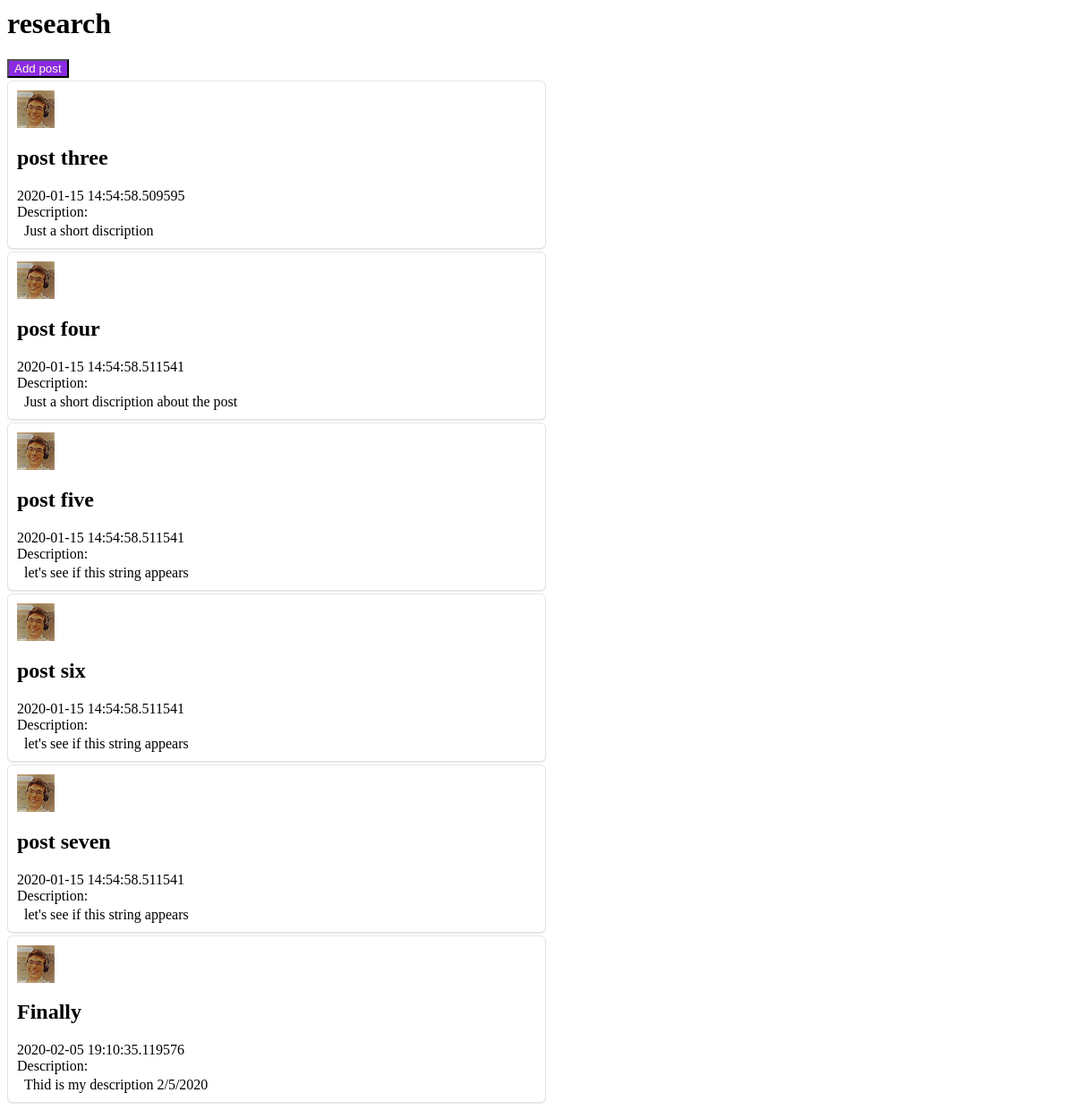
The app's page /blog/research, older data.
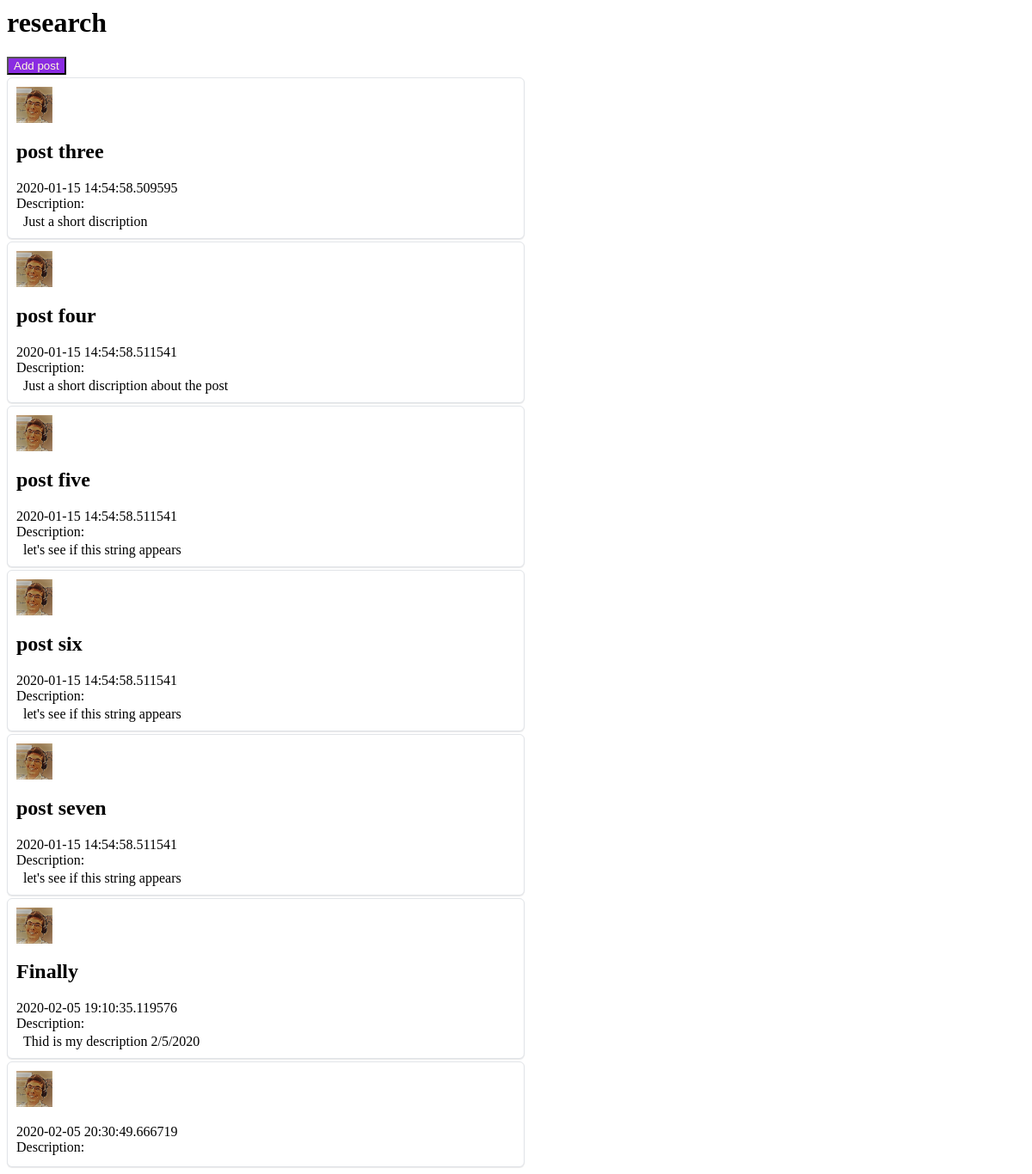
The same page, newer data.
### models.py (models this page shows, shortened)
class BlogObject(db.Model):
    id = db.Column(db.Integer, primary_key=True)
    blogType = db.Column(db.String(10))
    title = db.Column(db.String(20))
    image = db.Column(db.String(100))
    timestamp = db.Column(db.DateTime, default=datetime.utcnow)
    description = db.Column(db.String(240))
    userId = db.Column(db.Integer, db.ForeignKey('user.id'))

### app.py (the view)
@app.route('/blog/<blogType>')
def blog(blogType):
    posts = models.BlogObject.query.all()
    return render_template('blogDisplay.html', blogType=blogType, posts=posts)

### templates/blogDisplay.html (shortened to what this page needs)
<html>
    <h1>{{blogType}}</h1>
    <button>Add post</button>
    <body>
        {%for blogObject in posts%}
        <div class="blogItem">
            <div style="padding: 10px;">
                <img src="{{url_for('static', filename='images/image.jpg')}}" width="42" height="42">
                <h2>{{blogObject.title}}</h2>
                {{blogObject.timestamp}}
                <div>Description:</div>
                <div class="description">
                    {{blogObject.description}}
                </div>
            </div>
        </div>
        {%endfor%}
    </body>
</html>

### templates/blogDisplay.html (style rules this page uses)
button { background-color: blueviolet; color: cornsilk; }
.blogItem { background-color: #fff; width: auto; margin-top: 3px; box-shadow: 0px 1px 1px rgba(27,31,35,0.1); border-radius: 6px; border: 1px solid #e1e4e8; width: 50vw; }
.description { margin-left: 1ch; padding-top: 3px; width: 95%; }

Row changes from the older to the newer data that the page shows:
added BlogObject: timestamp "2020-02-05 20:30:49.666719"
